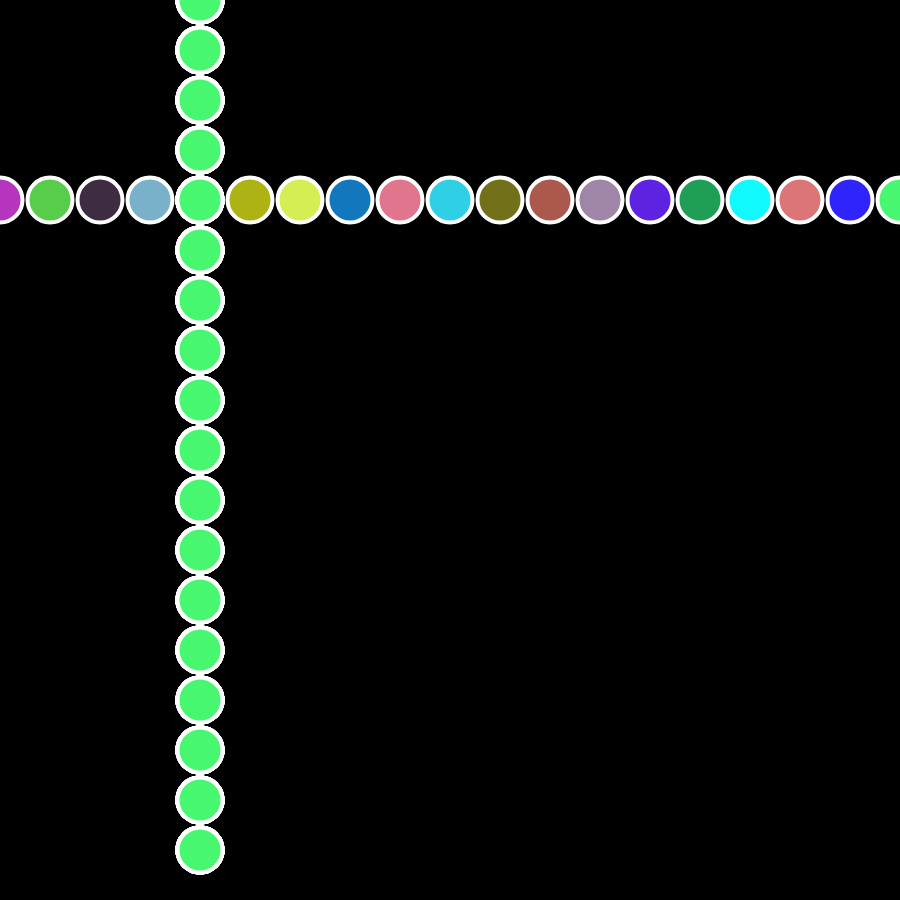
Frame 1 (no input)
Frame 60 (no input): blank canvas, image omitted
Frame 120 (the mouse pressed at the canvas centre since frame 60): blank canvas, image omitted

The p5.js sketch that drew this single still picture (run headless with seeded random() and noise() and a simulated clock; from frame 60 on, the mouse is pressed at the canvas centre):

// p5.js sketch
// ── sketch.js
let offset = 0;
let count = 0;

function setup() {
  createCanvas(900, 900);
}

function draw() {
  background(0);
  strokeWeight(4);
  stroke(255);

  for(let x = 0; x <= width; x+=50){
    fill(random(255), random(255), random(255));
    for (let y = 0; y < height; y += 50){
      ellipse(200, y+ count, 45,45);
    }
    ellipse(x+count, 200, 45,45);

  }

  if (count < width){
    offset+= 1;
  } else {
    offset-= 1;
  }

  count += offset;
}
